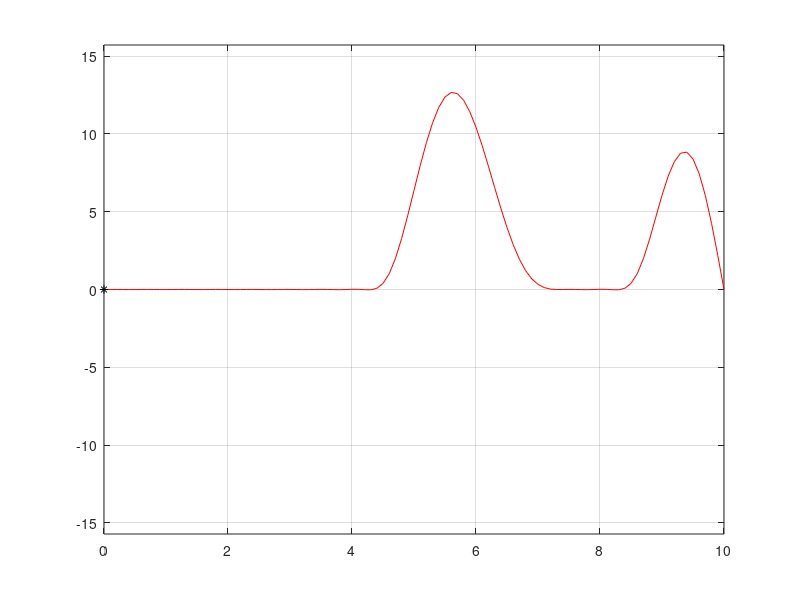

Recreate this plot in MATLAB.
function tema23 
clc
a=3;
L=10;
tmax=6;
x=0:L/100:L;
t=0:tmax/100:tmax;
for i=1:length(t)
    plot(x, fourier(x,t(i)),'r',0,0,'k*')
    axis([0,L,-5*pi,5*pi])
    grid on
    M(i)=getframe;
end
movie(M,5)
    function y=fourier(x,t)
    y=0;
    for k=1:35
        Xk=sin(k*pi*x/L);
        Tk=A(k)*cos(a*k*pi*t/L)+B(k)*sin(a*k*pi*t/L);
        y=y+Xk.*Tk;
    end
    end
    function y=A(k)
        Xk=sin(k*pi*x/L);
        y=2*trapz(x,phi(x).*Xk)/L;
    end
    function y=B(k)
         Xk=sin(k*pi*x/L);
        y=2*trapz(x,psi(x).*Xk)/(a*k*pi);
    end
    function y=phi(x)
      for j=1:length(x)
           if 2*pi <= x(j) && x(j)<= 3*pi
                y(j)=((x(j)-2*pi)^3)*((x(j)-3*pi)^4);
        elseif (0<=x(j) && x(j)<2*pi)||(3*pi<x(j) && x(j)<=L)
            y(j)=0;
            end
        end
    end
    function y=psi(x)
    y=0;
     end
end

